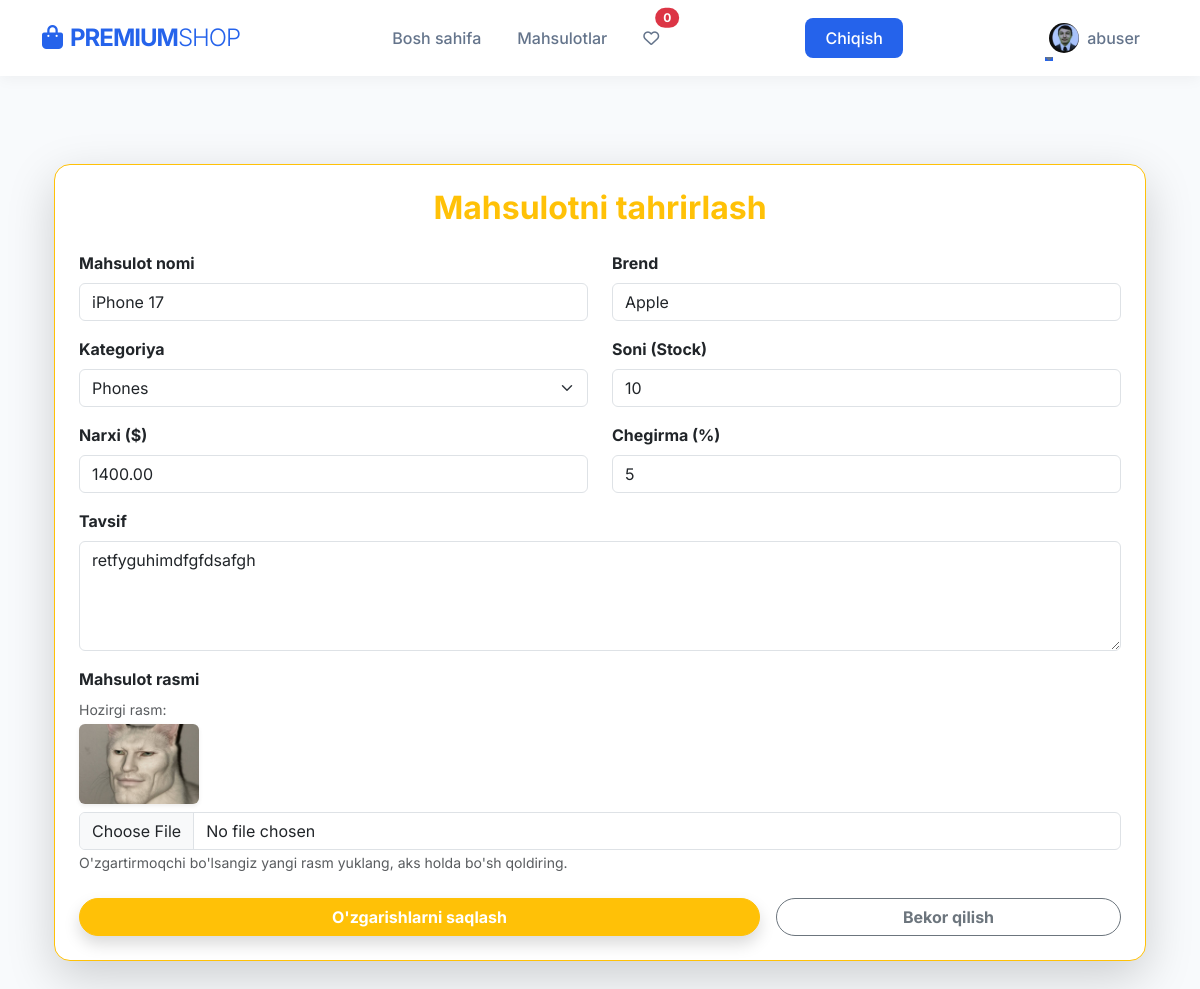
Screenshot of /users/edit/product/3 (signed in) with the database file from the repository.
### users/models.py (models this page shows, shortened)
class User(AbstractUser):
    USER_ROLES = (
        ("admin","Admin"),
        ("user","User"),
        ("seller","Seller")
    )
    phone = models.CharField(max_length=13, null=True, blank=True)
    image = models.ImageField(upload_to="user_images/",null=True, blank=True)
    address = models.CharField(max_length=50, null=True, blank=True)
    age = models.IntegerField(null=True, blank=True)
    balance = models.DecimalField(max_digits=10, decimal_places=2, null=True, blank=True, default=0.00)
    role = models.CharField(max_length=10, choices=USER_ROLES, default="user")

### products/models.py (models this page shows, shortened)
class Product(models.Model):
    seller = models.ForeignKey(settings.AUTH_USER_MODEL, on_delete=models.CASCADE, related_name='products')
    category = models.ForeignKey(Category, on_delete=models.CASCADE, related_name='products')
    title = models.CharField(max_length=100)
    brand = models.CharField(max_length=100)
    price = models.DecimalField(max_digits=10, decimal_places=2)
    discount_price = models.DecimalField(max_digits=10, decimal_places=2, null=True, blank=True)
    precent = models.IntegerField(null=True, blank=True, default=0)
    main_image = models.ImageField(upload_to='product_images/', null=True, blank=True)
    desc = models.TextField()
    stock = models.IntegerField()

class Category(models.Model):
    title = models.CharField(max_length=100)
    image = models.ImageField(upload_to='category_images/', null=True, blank=True)

### users/views.py (the view, shortened to what this page needs)
# urls.py: path('edit/product/<int:id>', views.ProductUpdateView.as_view(), name='edit_product'),
class ProductUpdateView(LoginRequiredMixin, View):
    def get(self, request, id):
        product = get_object_or_404(Product, id=id, seller=request.user)
        from products.models import Category
        categories = Category.objects.all()
        return render(request, 'update.html', {
            'product': product,
            'categories': categories
        })

### templates/update.html (shortened to what this page needs)
{% extends 'base.html' %}
{% load static %}
{% block content %}
<div class="container mt-5 mb-5">
    <div class="card shadow-lg p-4 border-warning rounded-4">
        <h2 class="text-warning mb-4 text-center fw-bold">Mahsulotni tahrirlash</h2>
        <form method="post" enctype="multipart/form-data">
            <div class="row">
                <div class="col-md-6 mb-3">
                    <label class="form-label fw-bold">Mahsulot nomi</label>
                    <input type="text" name="title" class="form-control" value="{{ product.title }}" required>
                </div>
                <div class="col-md-6 mb-3">
                    <label class="form-label fw-bold">Brend</label>
                    <input type="text" name="brand" class="form-control" value="{{ product.brand }}" required>
                </div>
            </div>
            <div class="row">
                <div class="col-md-6 mb-3">
                    <label class="form-label fw-bold">Kategoriya</label>
                    <select name="category" class="form-select" required>
                        {% for cate in categories %}
                            <option value="{{ cate.id }}" {% if cate.id == product.category.id %} selected {% endif %}>
                                {{ cate.title }}
                            </option>
                        {% endfor %}
                    </select>
                </div>
                <div class="col-md-6 mb-3">
                    <label class="form-label fw-bold">Soni (Stock)</label>
                    <input type="number" name="stock" class="form-control" value="{{ product.stock }}" required>
                </div>
            </div>
            <div class="row">
                <div class="col-md-6 mb-3">
                    <label class="form-label fw-bold">Narxi ($)</label>
                    <input type="number" step="0.01" name="price" class="form-control" value="{{ product.price }}" required>
                </div>
                <div class="col-md-6 mb-3">
                    <label class="form-label fw-bold">Chegirma (%)</label>
                    <input type="number" name="precent" class="form-control" value="{{ product.precent }}">
                </div>
            </div>
            <div class="mb-3">
                <label class="form-label fw-bold">Tavsif</label>
                <textarea name="desc" class="form-control" rows="4">{{ product.desc }}</textarea>
            </div>
            <div class="mb-4">
                <label class="form-label fw-bold">Mahsulot rasmi</label>
                <div class="mb-2">
                    {% if product.main_image %}
                        <p class="small text-muted mb-1">Hozirgi rasm:</p>
                        <img src="{{ product.main_image.url }}" class="rounded shadow-sm" style="width: 120px; height: 80px; object-fit: cover;">
                    {% endif %}
                </div>
                <input type="file" name="main_image" class="form-control">
                <small class="text-muted">O'zgartirmoqchi bo'lsangiz yangi rasm yuklang, aks holda bo'sh qoldiring.</small>
            </div>
            <div class="d-flex gap-3">
                <button type="submit" class="btn btn-warning w-100 rounded-pill fw-bold text-white shadow">
                    O'zgarishlarni saqlash
                </button>
                <a href="{% url 'profile' %}" class="btn btn-outline-secondary w-50 rounded-pill fw-bold">
                    Bekor qilish
                </a>
            </div>
        </form>
    </div>
</div>
{% endblock %}

### templates/base.html (shortened to what this page needs)
<!DOCTYPE html>
{% load static %}
<html lang="uz">
<head>
    <link href="https://cdn.jsdelivr.net/npm/bootstrap@5.3.2/dist/css/bootstrap.min.css" rel="stylesheet">
    <link rel="stylesheet" href="https://cdnjs.cloudflare.com/ajax/libs/font-awesome/6.4.0/css/all.min.css">
</head>
<body>
    <header class="sticky-top">
        <nav class="navbar navbar-expand-lg navbar-light">
            <div class="container">
                <a class="navbar-brand" href="{% url 'home' %}">
                    <i class="fas fa-shopping-bag me-2"></i>PREMIUM<span class="fw-light">SHOP</span>
                </a>
                <div class="collapse navbar-collapse" id="navbarNav">
                    <ul class="navbar-nav mx-auto">
                        <li class="nav-item"><a class="nav-link" href="{% url 'home' %}">Bosh sahifa</a></li>
                        <li class="nav-item"><a class="nav-link" href="{% url 'products' %}">Mahsulotlar</a></li>
                        {% if user.is_authenticated %}
                        <li>
                            <a href="{% url 'wishlist' %}" class="nav-link position-relative">
                                <i class="far fa-heart"></i>
                                <span class="position-absolute top-0 start-100 translate-middle badge rounded-pill bg-danger">
                                    {{ request.user.wishlist.count }}
                                </span>
                            </a>
                        </li>
                        {% endif %}
                    </ul>
                    <ul class="navbar-nav">
                        <li class="nav-item"><a class="nav-link nav-btn" href="{% url 'logout' %}">Chiqish</a></li>
                    </ul>
                    <ul class="navbar-nav ms-auto">
                        {% if user.is_authenticated %}
                            <li class="nav-item dropdown">
                                <a class="nav-link dropdown-toggle d-flex align-items-center" href="#" id="navbarDropdown" role="button" data-bs-toggle="dropdown" aria-expanded="false">
                                    {% if user.image %}
                                        <img src="{{ user.image.url }}" alt="Profile" class="rounded-circle me-2" style="width: 30px; height: 30px; object-fit: cover;">
                                    {% else %}
                                        <i class="fas fa-user-circle fa-lg me-2"></i>
                                    {% endif %}
                                    {{ user.username }}
                                </a>
                            </li>
                        {% endif %}
                    </ul>
                </div>
            </div>
        </nav>
    </header>
    <main class="container">
        {% block content %}{% endblock %}
    </main>
</body>
</html>

### templates/base.html (style rules this page uses)
:root { --primary-color: #2563eb; --secondary-color: #64748b; --dark-bg: #0f172a; --light-bg: #f8fafc; --text-main: #1e293b; }
body { font-family: 'Inter', sans-serif; background-color: var(--light-bg); color: var(--text-main); margin: 0; display: flex; flex-direction: column; min-height: 100vh; }
.navbar { background-color: rgba(255, 255, 255, 0.95); backdrop-filter: blur(10px); box-shadow: 0 2px 15px rgba(0,0,0,0.05); padding: 15px 0; transition: all 0.3s; }
.navbar-brand { font-weight: 700; font-size: 1.5rem; color: var(--primary-color) !important; letter-spacing: -1px; }
.nav-link { font-weight: 500; color: var(--secondary-color) !important; margin: 0 10px; position: relative; transition: 0.3s; }
.nav-link::after { content: ''; position: absolute; width: 0; height: 2px; bottom: 0; left: 0; background-color: var(--primary-color); transition: width 0.3s; }
.nav-btn { background-color: var(--primary-color); color: white !important; border-radius: 8px; padding: 8px 20px !important; margin-left: 10px; }
main { flex: 1; padding: 40px 0; animation: fadeIn 0.8s ease-in-out; }

### rows the page displays
User: user.wishlist.count "0", image (picture), username "abuser"
Product: title "iPhone 17", brand "Apple", category "Phones", stock "10", price "1400.00", precent "5", desc "retfyguhimdfgfdsafgh", main_image (picture)
